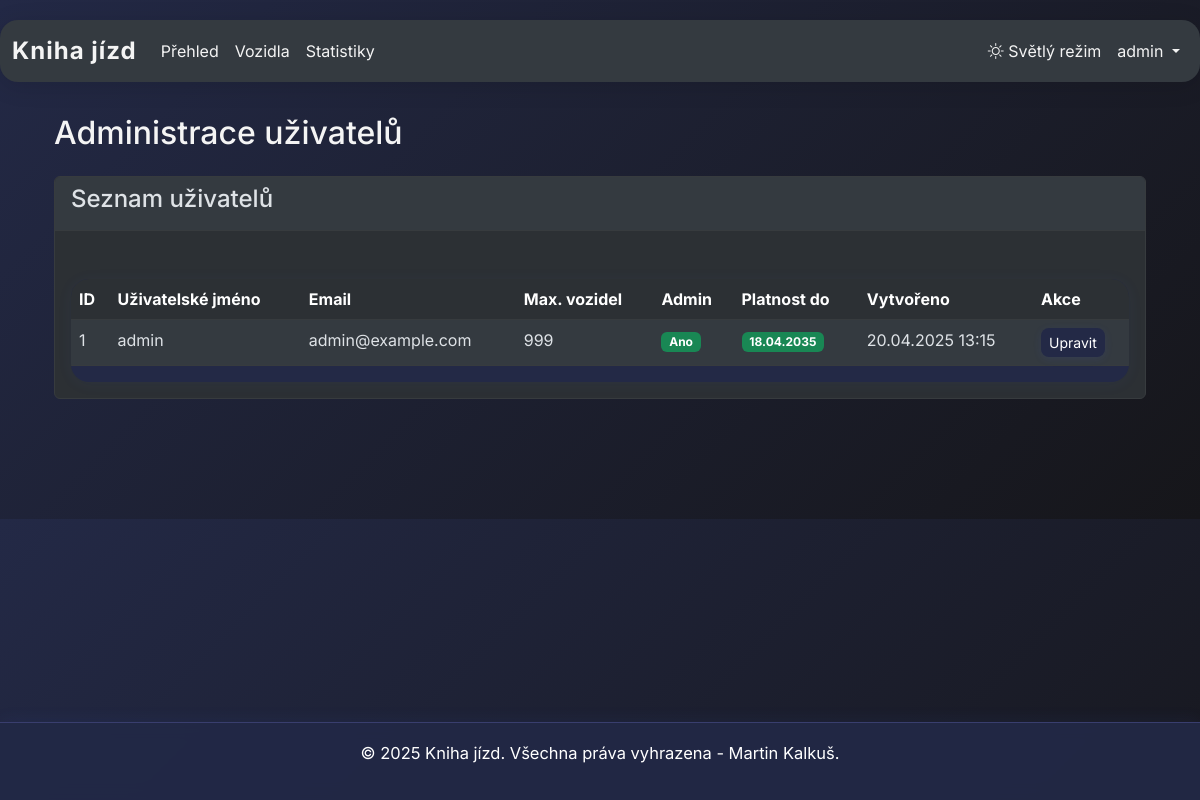
Page /admin (signed in) on the earlier database version.
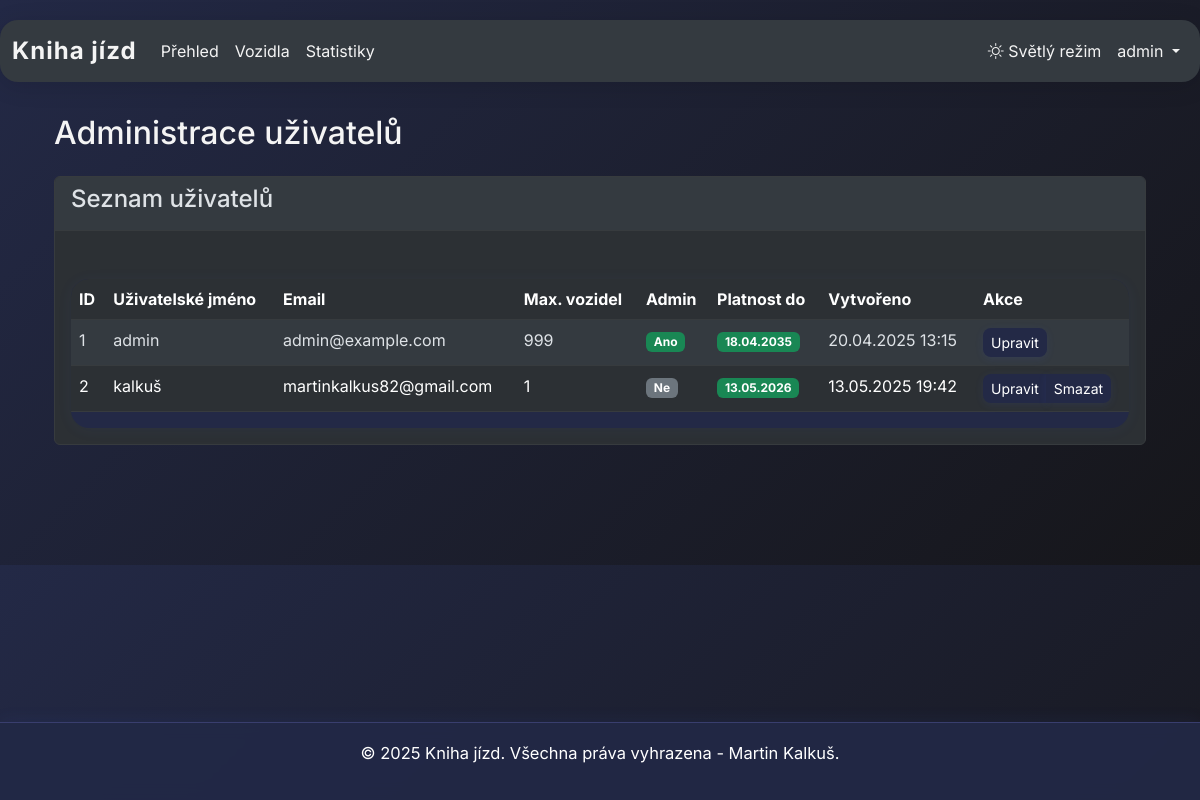
Same page on the later database version.
### models.py (models this page shows, shortened)
class User(UserMixin, db.Model):
    __tablename__ = 'users'
    id = db.Column(Integer, primary_key=True)
    username = db.Column(String(80), unique=True, nullable=False)
    prijmeni = db.Column(String(80), nullable=False)  # Nové pole pro příjmení
    email = db.Column(String(120), unique=True, nullable=False)
    password_hash = db.Column(String(128))
    max_vozidel = db.Column(Integer, default=1)  # Maximální počet vozidel
    created_at = db.Column(DateTime, default=datetime.utcnow)
    platnost_do = db.Column(DateTime, nullable=False)  # Nové pole pro platnost účtu
    is_admin = db.Column(Boolean, default=False)
    dark_mode = db.Column(Boolean, default=True)  # Preference dark mode
    def is_account_valid(self):
        return datetime.utcnow() <= self.platnost_do

### app.py (the view)
@app.route('/admin')
@login_required
@admin_required
def admin():
    users = User.query.all()
    return render_template('admin.html', users=users)

### app.py (called while the page is built)
@app.before_request
def before_request():
    if 'dark_mode' not in session:
        session['dark_mode'] = True

@login_manager.user_loader
def load_user(user_id):
    return User.query.get(int(user_id))

def admin_required(f):
    @wraps(f)
    def decorated_function(*args, **kwargs):
        if not current_user.is_authenticated or not current_user.is_admin:
            flash('Pro přístup k této stránce musíte být administrátor.', 'danger')
            return redirect(url_for('index'))
        return f(*args, **kwargs)
    return decorated_function

@app.context_processor
def inject_now():
    return {'now': datetime.now()}

### templates/admin.html (shortened to what this page needs)
{% extends 'base.html' %}
{% block content %}
<div class="container mt-4">
    <h2>Administrace uživatelů</h2>
    <div class="card mt-4">
        <div class="card-header">
            <h4>Seznam uživatelů</h4>
        </div>
        <div class="card-body">
            <div class="table-responsive">
                <table class="table table-striped">
                    <thead>
                        <tr>
                            <th>ID</th>
                            <th>Uživatelské jméno</th>
                            <th>Email</th>
                            <th>Max. vozidel</th>
                            <th>Admin</th>
                            <th>Platnost do</th>
                            <th>Vytvořeno</th>
                            <th>Akce</th>
                        </tr>
                    </thead>
                    <tbody>
                        {% for user in users %}
                        <tr>
                            <td>{{ user.id }}</td>
                            <td>{{ user.username }}</td>
                            <td>{{ user.email }}</td>
                            <td>{{ user.max_vozidel }}</td>
                            <td>
                                {% if user.is_admin %}
                                <span class="badge bg-success">Ano</span>
                                {% else %}
                                <span class="badge bg-secondary">Ne</span>
                                {% endif %}
                            </td>
                            <td>
                                {% if user.is_account_valid() %}
                                <span class="badge bg-success">{{ user.platnost_do.strftime('%d.%m.%Y') }}</span>
                                {% else %}
                                <span class="badge bg-danger">Vypršelo {{ user.platnost_do.strftime('%d.%m.%Y') }}</span>
                                {% endif %}
                            </td>
                            <td>{{ user.created_at.strftime('%d.%m.%Y %H:%M') }}</td>
                            <td>
                                <div class="btn-group">
                                    <button type="button" class="btn btn-sm btn-primary" data-bs-toggle="modal" data-bs-target="#editUser{{ user.id }}">
                                        Upravit
                                    </button>
                                    {% if user.id != current_user.id %}
                                    <button type="button" class="btn btn-sm btn-danger" data-bs-toggle="modal" data-bs-target="#deleteUser{{ user.id }}">
                                        Smazat
                                    </button>
                                    {% endif %}
                                </div>
                            </td>
                        </tr>
                        {% endfor %}
                    </tbody>
                </table>
            </div>
        </div>
    </div>
</div>
{% endblock %}

### templates/base.html (shortened to what this page needs)
{% if now is not defined %}{% set now = namespace(year=2025, month=4) %}{% endif %}
<!DOCTYPE html>
<html lang="cs" data-bs-theme="{{ 'dark' if current_user.is_authenticated and current_user.dark_mode else 'dark' }}">
<head>
    <link href="https://cdn.jsdelivr.net/npm/bootstrap@5.3.2/dist/css/bootstrap.min.css" rel="stylesheet">
    <link href="{{ url_for('static', filename='css/dark-mode.css') }}" rel="stylesheet">
    <link rel="stylesheet" href="https://cdn.jsdelivr.net/npm/bootstrap-icons@1.10.5/font/bootstrap-icons.css">
</head>
<body>
    <nav class="navbar navbar-expand-lg bg-body-tertiary">
        <div class="container-fluid">
            <a class="navbar-brand" href="{{ url_for('index') }}">Kniha jízd</a>
            <div class="collapse navbar-collapse" id="navbarNav">
                <ul class="navbar-nav me-auto">
                    {% if current_user.is_authenticated %}
                    <li class="nav-item">
                        <a class="nav-link" href="{{ url_for('index') }}">Přehled</a>
                    </li>
                    <li class="nav-item">
                        <a class="nav-link" href="{{ url_for('vozidla') }}">Vozidla</a>
                    </li>
                    <li class="nav-item">
                        <a class="nav-link" href="{{ url_for('statistiky') }}">Statistiky</a>
                    </li>
                    {% endif %}
                </ul>
                <ul class="navbar-nav">
                    <li class="nav-item">
                        <button class="btn nav-link" id="toggleTheme">
                            <i class="bi" id="themeIcon"></i>
                            <span id="themeText">{{ 'Světlý režim' if current_user.is_authenticated and current_user.dark_mode else 'Tmavý režim' }}</span>
                        </button>
                    </li>
                    {% if current_user.is_authenticated %}
                    <li class="nav-item dropdown">
                        <a class="nav-link dropdown-toggle" href="#" id="userDropdown" role="button" data-bs-toggle="dropdown" aria-expanded="false">
                            {{ current_user.username }}
                        </a>
                    </li>
                    {% endif %}
                </ul>
            </div>
        </div>
    </nav>
    <div class="container mt-4">
        {% block content %}{% endblock %}
    </div>
    <footer class="footer">
        <div class="container">
            <div class="footer-text">
                <p>&copy; 2025 Kniha jízd. Všechna práva vyhrazena - Martin Kalkuš. </p>
            </div>
        </div>
    </footer>
</body>
</html>

### static/css/dark-mode.css (style rules this page uses)
[data-bs-theme="dark"] { --bs-body-color: #dee2e6; --bs-body-bg: #212529; --bs-primary: #0d6efd; --bs-secondary: #6c757d; --bs-success: #198754; --bs-info: #0dcaf0; --bs-warning: #ffc107; --bs-danger: #dc3545; --bs-light: #f8f9fa; --bs-dark: #212529; }
[data-bs-theme="dark"] .navbar { background-color: #343a40 !important; }
[data-bs-theme="dark"] .card { background-color: #2c3034; border-color: #373b3e; }
[data-bs-theme="dark"] .card-header { background-color: #343a40; border-bottom-color: #373b3e; }
[data-bs-theme="dark"] .table { --bs-table-bg: #2c3034; --bs-table-striped-bg: #343a40; --bs-table-striped-color: #dee2e6; --bs-table-active-bg: #373b3e; --bs-table-active-color: #dee2e6; --bs-table-hover-bg: #323539; --bs-table-hover-color: #dee2e6; border-color: #373b3e; }

### templates/base.html (style rules this page uses)
body { font-family: 'Inter', Arial, sans-serif; margin-bottom: 120px; background: linear-gradient(135deg, #232946 0%, #16161a 100%); color: #f4f4f4; }
.navbar { box-shadow: 0 4px 24px rgba(0,0,0,0.12); border-radius: 18px; margin: 20px 0 32px 0; background: rgba(34, 41, 70, 0.92); backdrop-filter: blur(8px); }
.navbar-brand { font-weight: 700; font-size: 1.5rem; letter-spacing: 1px; color: #fff !important; }
.nav-link, .navbar-nav .nav-link, .navbar-brand { color: #f4f4f4 !important; transition: color 0.2s; }
.btn, .btn-action { border-radius: 8px; box-shadow: 0 2px 8px rgba(67,97,238,0.10); transition: box-shadow 0.2s, background 0.2s, color 0.2s; background: #232946; color: #fff; border: none; }
.table-responsive { margin-top: 32px; border-radius: 18px; overflow: hidden; box-shadow: 0 2px 16px rgba(67,97,238,0.06); background: #232946; }
.footer { position: fixed; bottom: 0; width: 100%; background: rgba(34, 41, 70, 0.95); padding: 18px 0; text-align: center; border-top: 1px solid #393e6e; box-shadow: 0 -2px 16px rgba(67,97,238,0.07); backdrop-filter: blur(8px); }
.footer .container { display: flex; align-items: center; justify-content: center; gap: 32px; }
.footer-text { text-align: left; font-size: 1.03em; color: #fff; }
.btn#toggleTheme, .btn#toggleTheme:focus { background: transparent; color: #fff; border: none; box-shadow: none; padding-left: 0.5rem; padding-right: 0.5rem; }

Differences in the rows shown:
added User: id "2", username "kalkuš", email "martinkalkus82@gmail.com", max_vozidel "1", is_admin "Ne", platnost_do "13.05.2026", created_at "13.05.2025 19:42"
